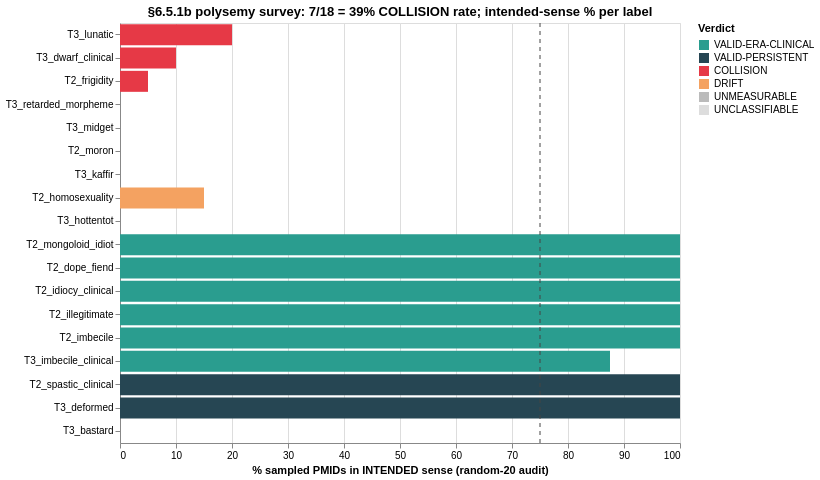

Notebook source saved alongside this figure:
### Code cell
_pal_verdict = {
    'VALID-ERA-CLINICAL': '#2a9d8f',
    'VALID-PERSISTENT':   '#264653',
    'COLLISION':          '#e63946',
    'DRIFT':              '#f4a261',
    'UNMEASURABLE':       '#bbbbbb',
    'UNCLASSIFIABLE':     '#dddddd',
}
_p = polysemy.copy()
_p['intended_pct_clean'] = pd.to_numeric(_p['intended_pct'], errors='coerce').fillna(0.0)
# Order: COLLISION at top (red, eye-catching), then DRIFT, then VALIDs
_verdict_rank = {'COLLISION': 0, 'DRIFT': 1, 'VALID-ERA-CLINICAL': 2,
                 'VALID-PERSISTENT': 3, 'UNMEASURABLE': 4, 'UNCLASSIFIABLE': 5}
_p['vrk'] = _p['verdict'].map(_verdict_rank).fillna(99)
_p = _p.sort_values(['vrk', 'intended_pct_clean'], ascending=[True, False]).reset_index(drop=True)
_label_order = _p['label'].tolist()
_pbar = alt.Chart(_p).mark_bar().encode(
    y=alt.Y('label:N', sort=_label_order, title=None),
    x=alt.X('intended_pct_clean:Q', title='% sampled PMIDs in INTENDED sense (random-20 audit)',
            scale=alt.Scale(domain=[0, 100])),
    color=alt.Color('verdict:N', title='Verdict',
                     scale=alt.Scale(domain=list(_pal_verdict.keys()),
                                      range=list(_pal_verdict.values()))),
    tooltip=['label', 'verdict', 'intended_pct', 'sampled_n', 'dominant_alternative_sense'],
).properties(width=560, height=420,
    title=f'§6.5.1b polysemy survey: {s651b_collision}/{s651b_total} = {100*s651b_collision/s651b_total:.0f}% COLLISION rate; intended-sense % per label')
# 75% reference line — the threshold for VALID classification
_thresh = alt.Chart(pd.DataFrame({'x': [75]})).mark_rule(
    strokeDash=[4, 4], color='#444').encode(x='x:Q')
_pbar + _thresh

### Figure 1 — Vega-Lite specification as saved in the notebook (floating-point values rounded to 4 significant figures)
{"config": {"view": {"continuousWidth": 300, "continuousHeight": 300}}, "layer": [{"data": {"name": "data-38934108ee8b2616e50ca427fab9c276"}, "mark": {"type": "bar"}, "encoding": {"color": {"field": "verdict", "scale": {"domain": ["VALID-ERA-CLINICAL", "VALID-PERSISTENT", "COLLISION", "DRIFT", "UNMEASURABLE", "UNCLASSIFIABLE"], "range": ["#2a9d8f", "#264653", "#e63946", "#f4a261", "#bbbbbb", "#dddddd"]}, "title": "Verdict", "type": "nominal"}, "tooltip": [{"field": "label", "type": "nominal"}, {"field": "verdict", "type": "nominal"}, {"field": "intended_pct", "type": "quantitative"}, {"field": "sampled_n", "type": "quantitative"}, {"field": "dominant_alternative_sense", "type": "nominal"}], "x": {"field": "intended_pct_clean", "scale": {"domain": [0, 100]}, "title": "% sampled PMIDs in INTENDED sense (random-20 audit)", "type": "quantitative"}, "y": {"field": "label", "sort": ["T3_lunatic", "T3_dwarf_clinical", "T2_frigidity", "T3_retarded_morpheme", "T3_midget", "T2_moron", "T3_kaffir", "T2_homosexuality", "T3_hottentot", "T2_mongoloid_idiot", "T2_dope_fiend", "T2_idiocy_clinical", "T2_illegitimate", "T2_imbecile", "T3_imbecile_clinical", "T2_spastic_clinical", "T3_deformed", "T3_bastard"], "title": null, "type": "nominal"}}, "title": "§6.5.1b polysemy survey: 7/18 = 39% COLLISION rate; intended-sense % per label"}, {"data": {"name": "data-e5237cad8f3e7e576aca05c871ededa1"}, "mark": {"type": "rule", "color": "#444", "strokeDash": [4, 4]}, "encoding": {"x": {"field": "x", "type": "quantitative"}}}], "height": 420, "width": 560, "$schema": "https://vega.github.io/schema/vega-lite/v6.4.1.json", "datasets": {"data-38934108ee8b2616e50ca427fab9c276": [{"label": "T3_lunatic", "iter": "iter-2", "intended_n": 4, "sampled_n": 20, "intended_pct": 20.0, "verdict": "COLLISION", "dominant_alternative_sense": "Lunatic Fringe Notch-signaling gene", "intended_pct_clean": 20.0, "vrk": 0}, {"label": "T3_dwarf_clinical", "iter": "iter-2", "intended_n": 2, "sampled_n": 20, "intended_pct": 10.0, "verdict": "COLLISION", "dominant_alternative_sense": "plant breeding (wheat/sorghum semi-dwarf)", "intended_pct_clean": 10.0, "vrk": 0}, {"label": "T2_frigidity", "iter": "iter-3", "intended_n": 1, "sampled_n": 20, "intended_pct": 5.0, "verdict": "COLLISION", "dominant_alternative_sense": "cold temperatures (frigid regions/materials/animals)", "intended_pct_clean": 5.0, "vrk": 0}, {"label": "T3_retarded_morpheme", "iter": "iter-1", "intended_n": 0, "sampled_n": 20, "intended_pct": 0.0, "verdict": "COLLISION", "dominant_alternative_sense": "scientific process verb (chemistry/biology/materials)", "intended_pct_clean": 0.0, "vrk": 0}, {"label": "T3_midget", "iter": "iter-2", "intended_n": 0, "sampled_n": 18, "intended_pct": 0.0, "verdict": "COLLISION", "dominant_alternative_sense": "retinal midget bipolar cells + ice hockey midget league", "intended_pct_clean": 0.0, "vrk": 0}, {"label": "T2_moron", "iter": "iter-3", "intended_n": 0, "sampled_n": 10, "intended_pct": 0.0, "verdict": "COLLISION", "dominant_alternative_sense": "bacteriophage moron gene elements; moronic acid chemistry", "intended_pct_clean": 0.0, "vrk": 0}, {"label": "T3_kaffir", "iter": "iter-3", "intended_n": 0, "sampled_n": 9, "intended_pct": 0.0, "verdict": "COLLISION", "dominant_alternative_sense": "kaffir lime (Citrus hystrix / makrut) botanical", "intended_pct_clean": 0.0, "vrk": 0}, {"label": "T2_homosexuality", "iter": "iter-3", "intended_n": 3, "sampled_n": 20, "intended_pct": 15.0, "verdict": "DRIFT", "dominant_alternative_sense": "topic/population descriptor (HIV/gay health/advocacy); term stayed but framing shifted away from disease", "intended_pct_clean": 15.0, "vrk": 1}, {"label": "T3_hottentot", "iter": "iter-3", "intended_n": 0, "sampled_n": 4, "intended_pct": 0.0, "verdict": "DRIFT", "dominant_alternative_sense": "Khoisan population-genetics anthropology", "intended_pct_clean": 0.0, "vrk": 1}, {"label": "T2_mongoloid_idiot", "iter": "iter-2", "intended_n": 3, "sampled_n": 3, "intended_pct": 100.0, "verdict": "VALID-ERA-CLINICAL", "dominant_alternative_sense": "1963 Down-syndrome cytogenetics era", "intended_pct_clean": 100.0, "vrk": 2}, {"label": "T2_dope_fiend", "iter": "iter-2", "intended_n": 2, "sampled_n": 2, "intended_pct": 100.0, "verdict": "VALID-ERA-CLINICAL", "dominant_alternative_sense": "1972 addiction historical", "intended_pct_clean": 100.0, "vrk": 2}, {"label": "T2_idiocy_clinical", "iter": "iter-3", "intended_n": 20, "sampled_n": 20, "intended_pct": 100.0, "verdict": "VALID-ERA-CLINICAL", "dominant_alternative_sense": "amaurotic idiocy / Tay-Sachs historical compound", "intended_pct_clean": 100.0, "vrk": 2}, {"label": "T2_illegitimate", "iter": "iter-3", "intended_n": 20, "sampled_n": 20, "intended_pct": 100.0, "verdict": "VALID-ERA-CLINICAL", "dominant_alternative_sense": "era-clinical social medicine on illegitimate children", "intended_pct_clean": 100.0, "vrk": 2}, {"label": "T2_imbecile", "iter": "iter-3", "intended_n": 9, "sampled_n": 9, "intended_pct": 100.0, "verdict": "VALID-ERA-CLINICAL", "dominant_alternative_sense": "era-clinical IQ classification", "intended_pct_clean": 100.0, "vrk": 2}, {"label": "T3_imbecile_clinical", "iter": "iter-2", "intended_n": 7, "sampled_n": 8, "intended_pct": 87.5, "verdict": "VALID-ERA-CLINICAL", "dominant_alternative_sense": "1954 clinical-era IQ classification (label renamed iter-3: _slur -> _clinical)", "intended_pct_clean": 87.5, "vrk": 2}, {"label": "T2_spastic_clinical", "iter": "iter-2", "intended_n": 20, "sampled_n": 20, "intended_pct": 100.0, "verdict": "VALID-PERSISTENT", "dominant_alternative_sense": "cerebral palsy clinical literature (still active clinical use)", "intended_pct_clean": 100.0, "vrk": 3}, {"label": "T3_deformed", "iter": "iter-3", "intended_n": 16, "sampled_n": 16, "intended_pct": 100.0, "verdict": "VALID-PERSISTENT", "dominant_alternative_sense": "modern reconstructive surgery (facial deformity/cleft lip etc.)", "intended_pct_clean": 100.0, "vrk": 3}, {"label": "T3_bastard", "iter": "iter-2", "intended_n": 1, "sampled_n": 1, "intended_pct": null, "verdict": "UNCLASSIFIABLE", "dominant_alternative_sense": "n=1", "intended_pct_clean": 0.0, "vrk": 5}], "data-e5237cad8f3e7e576aca05c871ededa1": [{"x": 75}]}}
